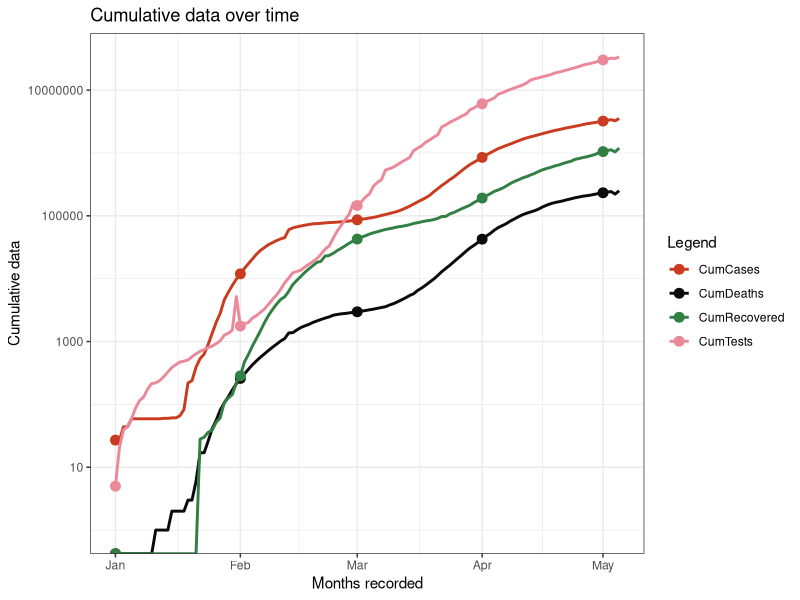
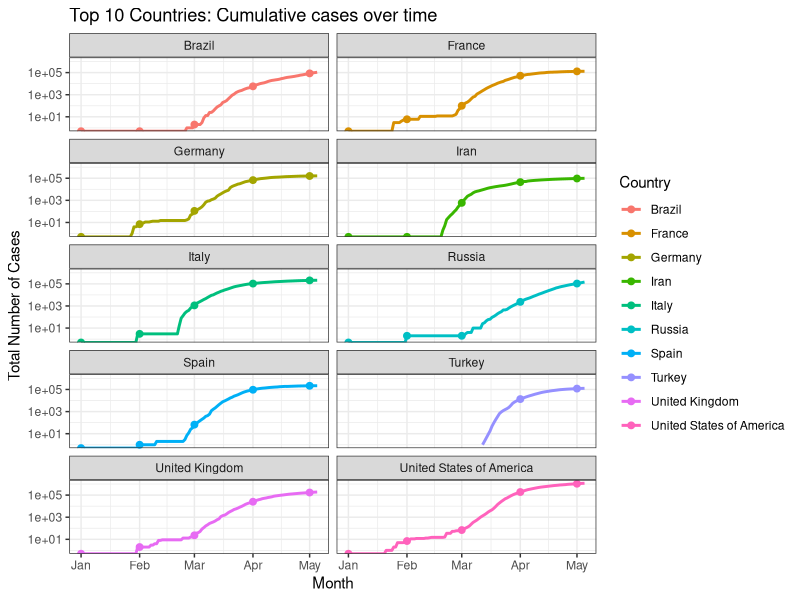
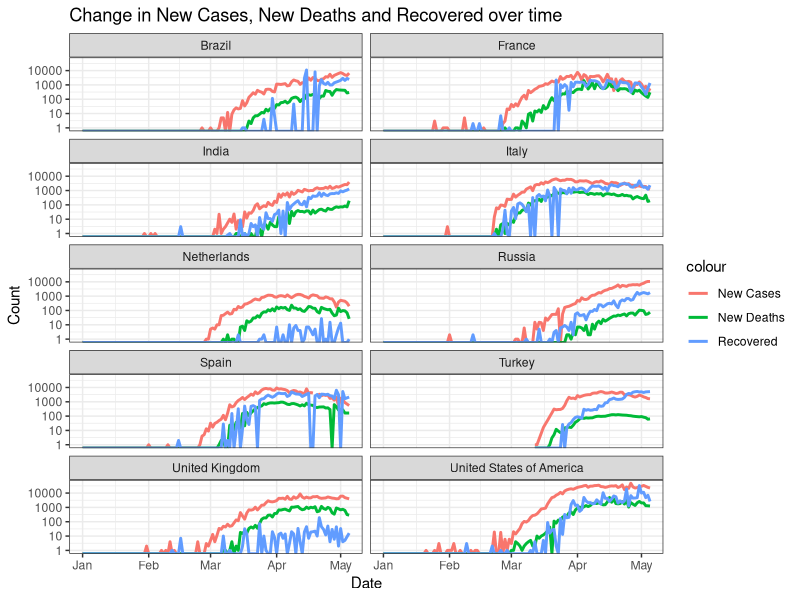
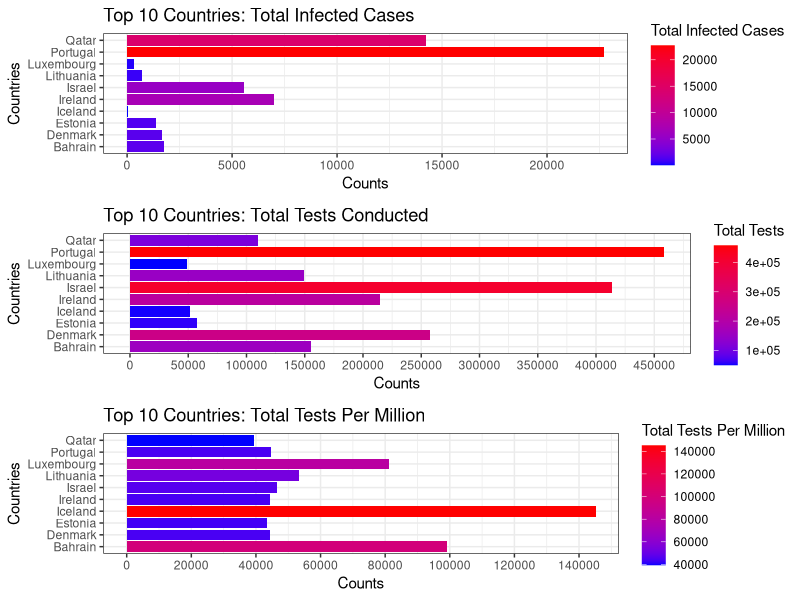
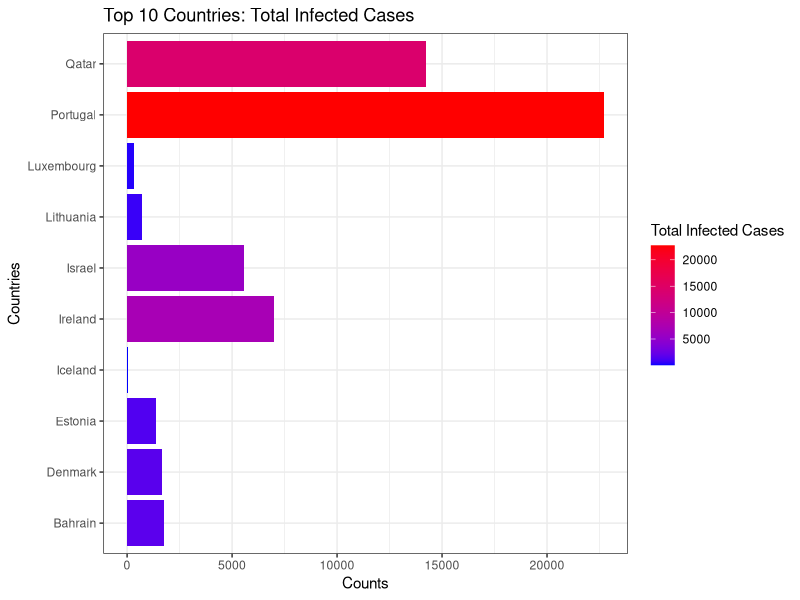
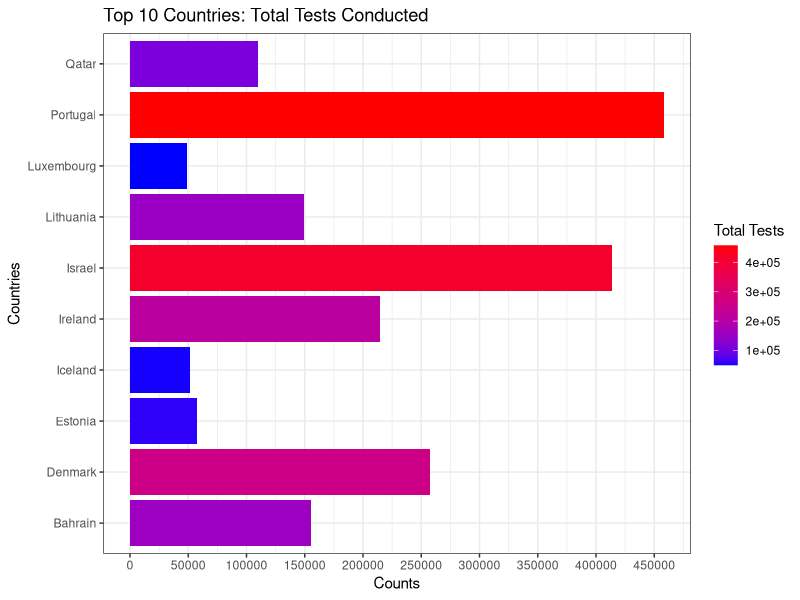
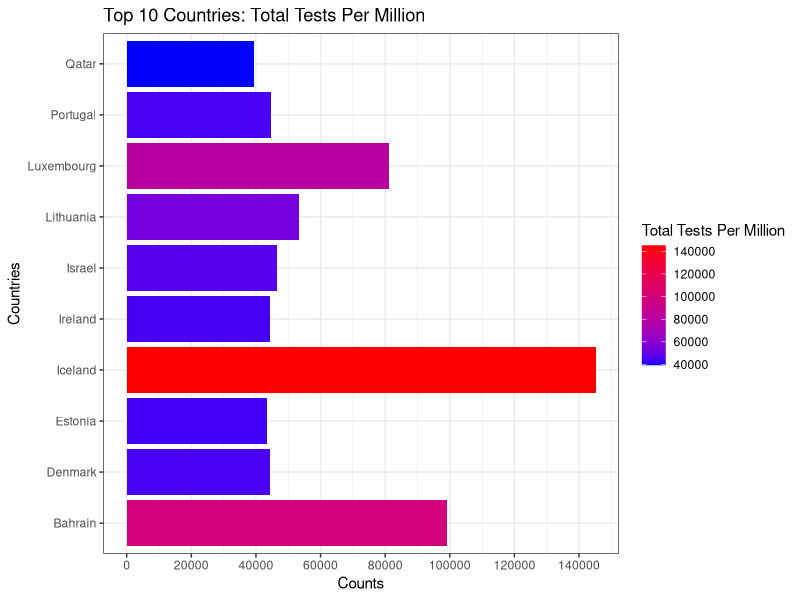
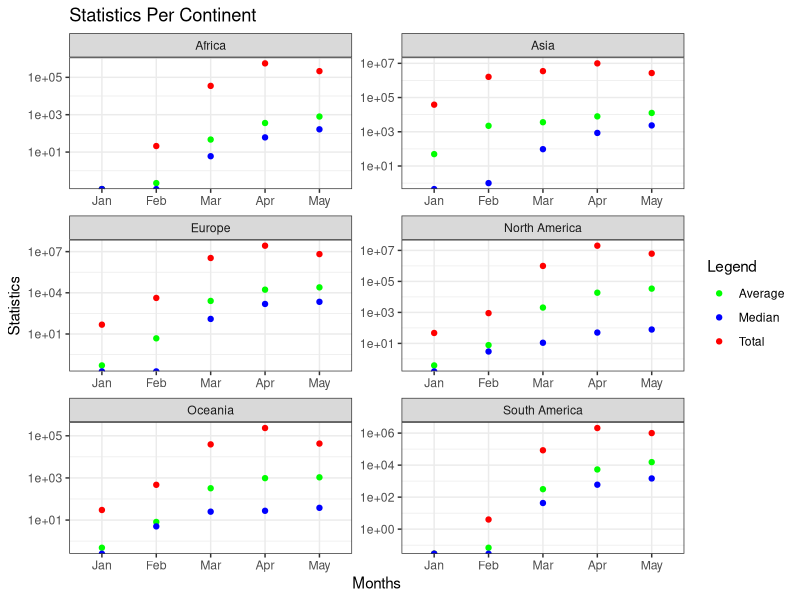

Recreate these plots in R, in order.
## ---- chunk 1
knitr::opts_chunk$set(echo = TRUE, message = FALSE, warning = FALSE)
## ---- chunk 2
library(tidyverse)
library(gridExtra)

# please install this package if not already installed
#install.packages("gridExtra")

## ---- chunk 3
#load master dataframe from csv
masterDf = read_csv("masterFile.csv")

## ---- chunk 4
# The code and code description of this component go below here

#summarise and use which.max to find the index of the highest death toll and recorded date
#output is a tibble with date and highest death toll

masterDf %>% 
  summarise(Country = Country[which.max(NewDeaths)],
            Date = Date[which.max(NewDeaths)],
            Death_Toll = NewDeaths[which.max(NewDeaths)])

## ---- chunk 5
# The code and code description of this component go below here

data <- masterDf %>%
  arrange(Date, Country) %>%
  group_by(Date) %>%
  summarise(TotalCumCases = sum(CumCases),
            TotalCumDeaths = sum(CumDeaths),
            TotalCumRecovered = sum(CumRecovered),
            TotalCumTests = sum(CumTests))

start_of_month_points <- data %>%
  filter(day(Date) == 1)

line_plot <- ggplot(data, aes(x = Date)) +
  #CumCases
  geom_line(aes(y = TotalCumCases, color = "CumCases"), size = 1) +
  geom_point(data = start_of_month_points, aes(y = TotalCumCases, color = "CumCases"), size = 3) +
  #CumDeaths
  geom_line(aes(y = TotalCumDeaths, color = "CumDeaths"), size = 1) +
  geom_point(data = start_of_month_points, aes(y = TotalCumDeaths, color = "CumDeaths"), size = 3) +
  #CumRecovered
  geom_line(aes(y = TotalCumRecovered, color = "CumRecovered"), size = 1) +
  geom_point(data = start_of_month_points, aes(y = TotalCumRecovered, color = "CumRecovered"), size = 3) +
  #CumTests
  geom_line(aes(y = TotalCumTests, color = "CumTests"), size = 1) +
  geom_point(data = start_of_month_points, aes(y = TotalCumTests, color = "CumTests"), size = 3) +
  scale_y_log10(labels = function(x) format(x, scientific = FALSE)) +
  scale_color_manual(name = "Legend", values = c("CumCases" = "#C93C20", 
                                                 "CumDeaths" = "#0A0A0A",
                                                 "CumRecovered" = "#317F43",
                                                 "CumTests" = "#EA899A")) +
  labs(title = "Cumulative data over time",
       x = "Months recorded",
       y = "Cumulative data") +
  theme_bw()

line_plot

## ---- chunk 6
# The code and code description of this component go below here

lastDay_data <- masterDf %>% filter(Date == "2020-05-05")

lastDay_data
## ---- chunk 7
# The code and code description of this component go below here

#select Country and variable
#arrange by descending variable

top10activeW <- lastDay_data %>% 
  select(Country, Active) %>% 
  arrange(desc(Active)) %>% 
  head(n = 10)

top10casesW <- lastDay_data %>% 
  select(Country, CumCases) %>% 
  arrange(desc(CumCases)) %>% 
  head(n = 10)

top10fatalityW <- lastDay_data %>% 
  select(Country, FatalityRate) %>% 
  arrange(desc(FatalityRate)) %>% 
  head(n = 10)

top10testsW <- lastDay_data %>% 
  select(Country, CumTests) %>% 
  arrange(desc(CumTests)) %>% 
  head(n = 10)

top10activeW
top10casesW
top10fatalityW
top10testsW
## ---- chunk 8
# The code and code description of this component go below here

#group by continent
#calculate variables

continent_data <- lastDay_data %>% 
  group_by(Continent) %>% 
  summarise(TotalCases = sum(CumCases),
            TotalDeaths = sum(CumDeaths),
            TotalRecovered = sum(CumRecovered),
            TotalTests = sum(CumTests))

continent_data
## ---- chunk 9
# The code and code description of this component go below here

#get required data
line_data <- masterDf %>% 
  filter(Country %in% top10casesW$Country) %>% 
  group_by(Country) %>% 
  summarise(Date = Date,
            TotalNumCases = CumCases)

#get points to indicate start of month
#visually better

start_of_month_points <- line_data %>%
  filter(day(Date) == 1)
  
#plot graph
cumulative_graph <- ggplot(line_data, aes(x = Date, color = Country)) +
  geom_line(aes(y = TotalNumCases), size = 1) +
  geom_point(data = start_of_month_points, aes(y = TotalNumCases), size = 2) +
  scale_y_log10() +
  facet_wrap(~Country, nrow = 5) + #facet wrap for better presentation
  labs(title = "Top 10 Countries: Cumulative cases over time",
       x = "Month",
       y = "Total Number of Cases") +
  theme_bw()

cumulative_graph

## ---- chunk 10
# The code and code description of this component go below here

#get required data
top_10_data <- masterDf %>% 
  filter(Country %in% top10activeW$Country) %>% 
  group_by(Country) %>% 
  summarise(Date = Date,
            NewCases = NewCases,
            NewDeaths = NewDeaths,
            Recovered = Recovered)
  
#plot
top_10_graph <- ggplot(top_10_data, aes(x = Date)) +
  geom_line(aes(y = NewCases, color = "New Cases"), size = 1) +
  geom_line(aes(y = NewDeaths, color = "New Deaths"), size = 1) +
  geom_line(aes(y = Recovered, color = "Recovered"), size = 1) +
  scale_y_log10() +
  facet_wrap(~Country, nrow = 5) +
  labs(title = "Change in New Cases, New Deaths and Recovered over time",
       x = "Date",
       y = "Count") +
  theme_bw()

top_10_graph

## ---- chunk 11
# The code and code description of this component go below here

top10TestsPerMillion <- lastDay_data %>% 
  select(Country, Tests_1M_Pop) %>% 
  arrange(desc(Tests_1M_Pop)) %>% 
  head(n = 10)

#get required data
plot_data <- lastDay_data %>% 
  filter(Country %in% top10TestsPerMillion$Country) %>% 
  arrange(Country) %>% 
  summarise(Country = Country,
            TotalInfectedCases = Active,
            TotalTests = CumTests,
            TotalTestsPerMillion = Tests_1M_Pop)

#graphs
bar_chart1 <- ggplot(plot_data, aes(x = Country)) +
  geom_bar(aes(y = TotalInfectedCases, fill = TotalInfectedCases), stat = "identity")+
  labs(x = "Countries", y = "Counts") +
  ggtitle("Top 10 Countries: Total Infected Cases") +
  coord_flip() +
  scale_fill_gradient("Total Infected Cases", low = "blue", high = "red") +
  theme_bw()

bar_chart2 <- ggplot(plot_data, aes(x = Country)) +
  geom_bar(aes(y = TotalTests, fill = TotalTests), stat = "identity") +
  labs(x = "Countries", y = "Counts") +
  ggtitle("Top 10 Countries: Total Tests Conducted") +
  coord_flip() +
  scale_y_continuous(breaks = seq(0, max(plot_data$TotalTests), 50000)) +
  scale_fill_gradient("Total Tests", low = "blue", high = "red") +
  theme_bw()

bar_chart3 <- ggplot(plot_data, aes(x = Country)) +
  geom_bar(aes(y = TotalTestsPerMillion, fill = TotalTestsPerMillion), stat = "identity") +
  labs(x = "Countries", y = "Counts") +
  ggtitle("Top 10 Countries: Total Tests Per Million") +
  coord_flip() +
  scale_y_continuous(breaks = seq(0, max(plot_data$TotalTestsPerMillion), 20000)) +
  scale_fill_gradient("Total Tests Per Million", low = "blue", high = "red") +
  theme_bw()

# Combine the bar charts into one graph
#for a comprehensive view
combined_chart <- grid.arrange(bar_chart1, bar_chart2, bar_chart3, nrow = 3)

# Display charts
bar_chart1
bar_chart2
bar_chart3
combined_chart

## ---- chunk 12
# The code and code description of this component go below here

#convert month to factor
#to be used to output proper sequence on x-axis
masterDf$Month <- factor(masterDf$Month, levels = c("Jan", "Feb", "Mar", "Apr", "May"))

#get required data
statistics_data <- masterDf %>% 
  arrange(Month) %>% 
  group_by(Continent, Month) %>% 
  summarise(Total = sum(CumCases),
            Average = mean(CumCases),
            Median = median(CumCases))

#plot the statistics of each month per continent
statistics_plot <- statistics_data %>% 
  ggplot(aes(x = Month)) +
  geom_point(aes(y = Total, color = "Total")) +
  geom_point(aes(y = Average, color = "Average")) +
  geom_point(aes(y = Median, color = "Median")) +
  scale_y_log10() +
  scale_color_manual("Legend", values = c("Total" = "red",
                                          "Average" = "green",
                                          "Median" = "blue")) +
  facet_wrap(~Continent, nrow = 3, scale = "free") +
  labs(title = "Statistics Per Continent",
     x = "Months",
     y = "Statistics") +
  theme_bw()

statistics_plot
  
## ---- chunk 13
# The code and code description of this component go below here

#select variables
#arrange df in descending order
#group by continent
#pick the first two observations of each group

top2_countries_per_continent <-  lastDay_data %>%
  select(Continent, Country, CumDeaths) %>% 
  arrange(Continent, desc(CumDeaths)) %>% 
  group_by(Continent) %>% 
  slice_head(n = 2)

top2_countries_per_continent

